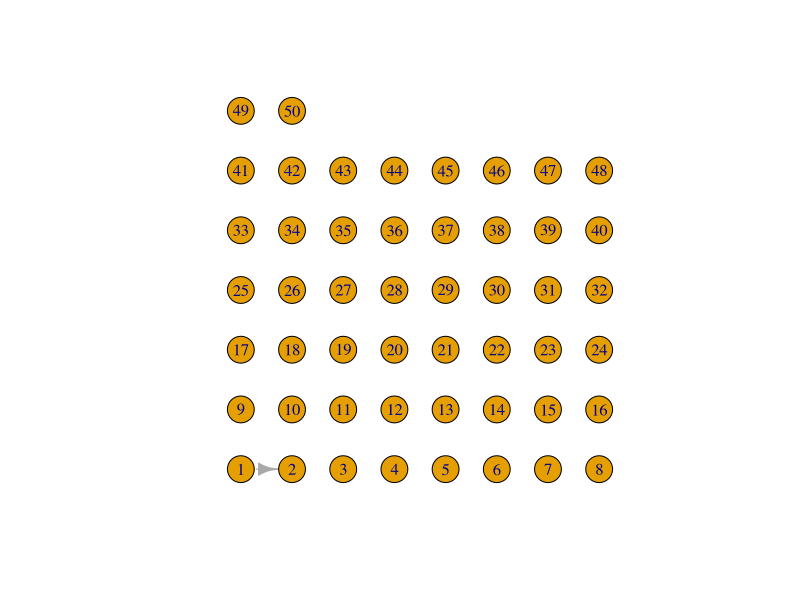
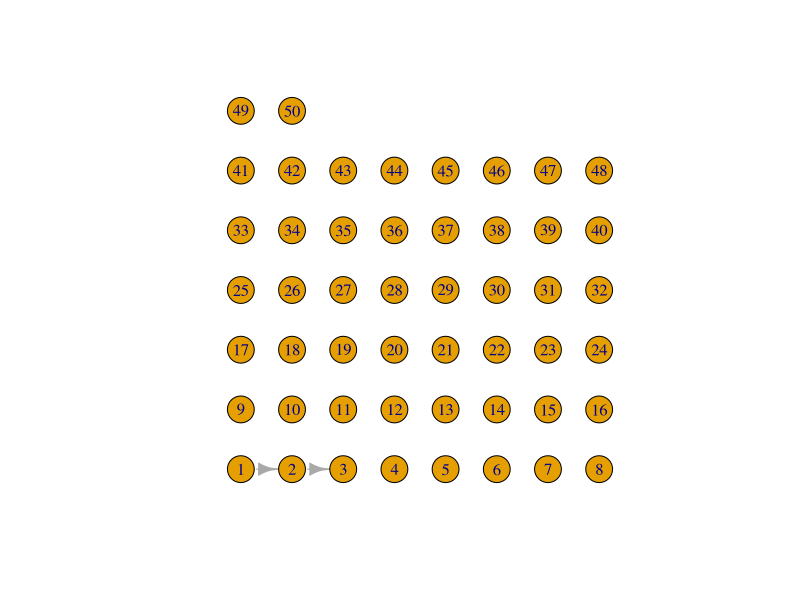
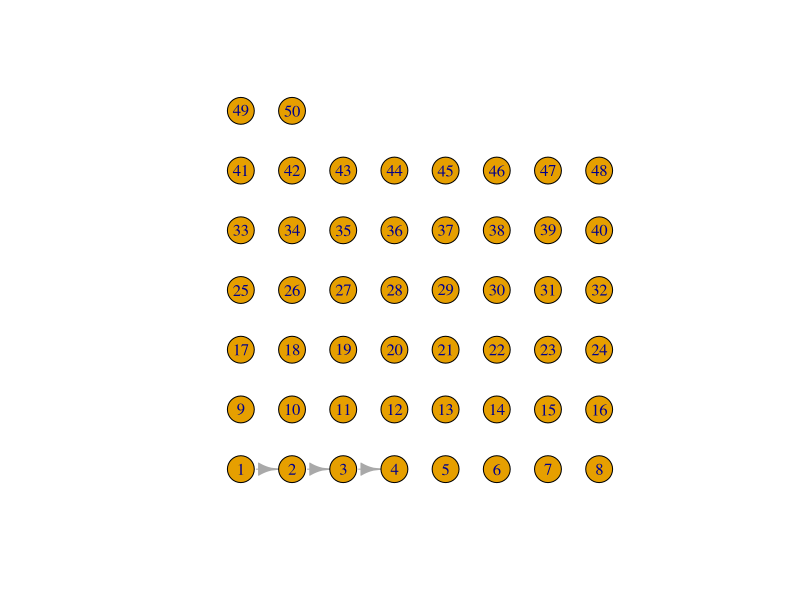
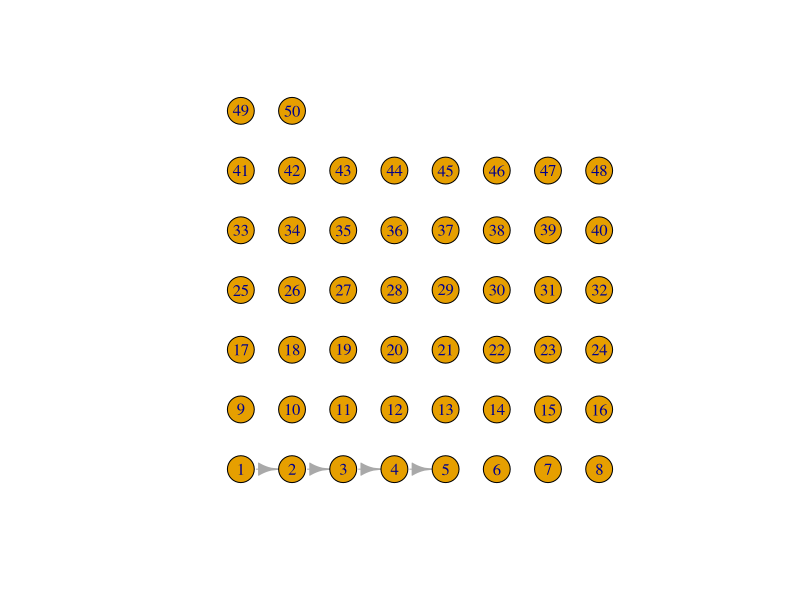
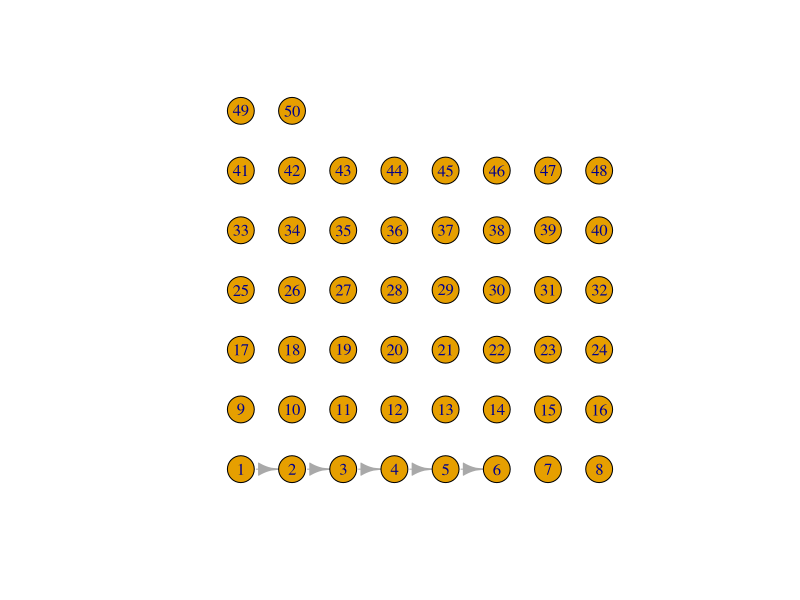
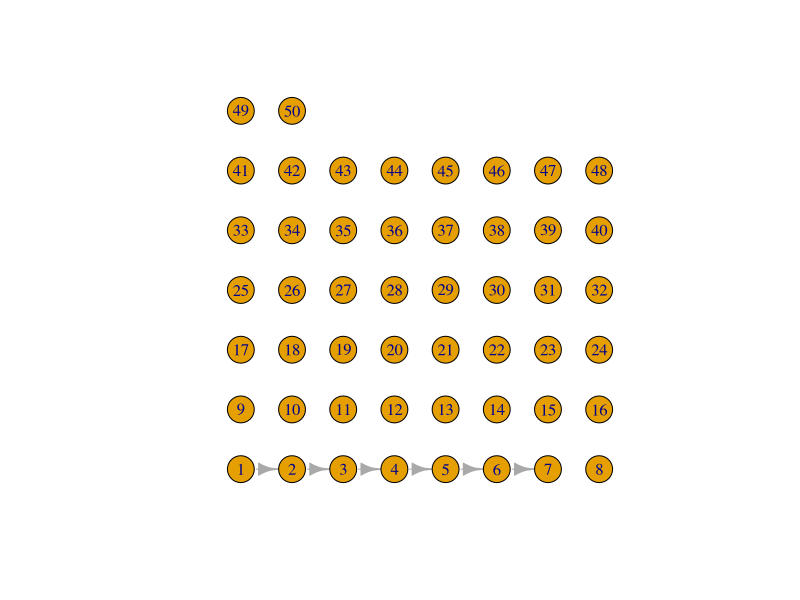
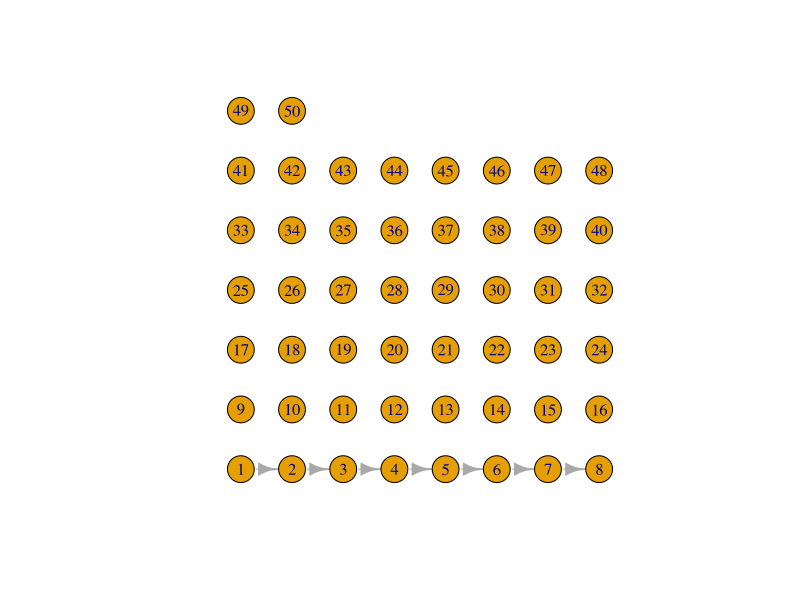
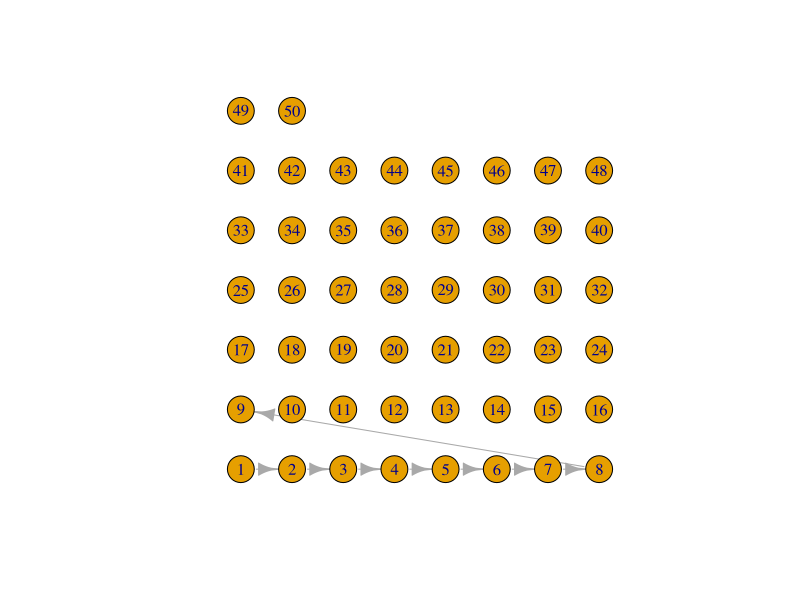

Write the R code that produced these figures, in order. (Note: this script raises an error after producing the figures.)
library(igraph)
library(png)
m = make_empty_graph(n = 50)
i =1
while(i<=49){
  m = m + edge(i, i+1)
  i = i+1
  fname = "/home/dheeraj/Desktop/Lecture/6th_sem_Academics/SocialNetworkAnalysis/HandsOn/plot/plot"
  png(paste(fname, i, ".png", sep = ""),600, 600)
  plot(m, layout= layout.grid)
  dev.off()
}


make_random <- function(num, prob){
  g6 = make_empty_graph(n = num)
  for(i in 1:(num-1)){
    for(j in (i+1):num){
      r = runif(1)
      if(r<=prob){
        g6 = g6+edge(i,j)
        fname = "/home/dheeraj/Desktop/Lecture/6th_sem_Academics/SocialNetworkAnalysis/HandsOn/plot2/plot"
        png(paste(fname, i, ".png", sep = ""),600, 600)
        plot(g6, layout= layout.grid)
        dev.off()
      }
    }
  }
  return (g6)
}
g6 = make_random(45, 0.3)


library(igraph)
make_random <- function(num, prob){
  g6 = make_empty_graph(n = num)
  for(i in 1:(num-1)){
    for(j in (i+1):num){
      r = runif(1)
      if(r<=prob){
        g6 = g6+edge(i,j)
        if(degree(g6)[i] >=1 && degree(g6)[i]<=2)
          V(g6)$color[i] = "red"
        if(degree(g6)[i] >=3 && degree(g6)[i]<=5)
          V(g6)$color[i] = "blue"
        else
          V(g6)$color[i] = "yellow"
        fname = "/home/dheeraj/Desktop/Lecture/6th_sem_Academics/SocialNetworkAnalysis/HandsOn/plot2/plot"
        png(paste(fname, i, ".png", sep = ""),600, 600)
        plot(g6, layout= layout.grid, vertex.size = igraph::degree(g6)*3)
        dev.off()
      }
    }
  }
  return (g6)
}
g6 = make_random(50, 0.1)


